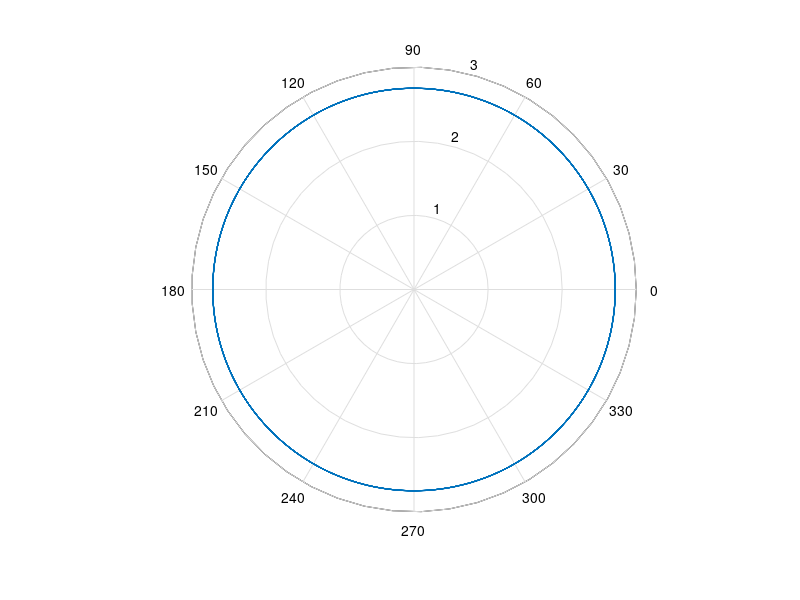

This figure's MATLAB source:
clear

% inte = -5:0.1:5;
%[x,y] = meshgrid(inte);
y = -50:0.1:50;
x = ones([1,length(y)]);

z = x+1i*y;
z = exp(z);
% 
% contour(x,y,real(z),100)
% hold on;
% contour(x,y,imag(z),100)
polar(angle(z),abs(z))